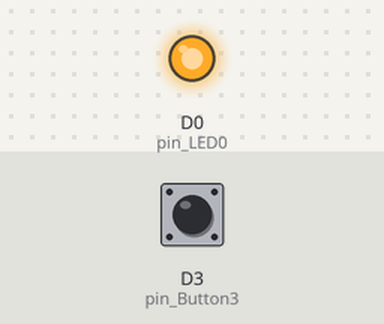
A sketch run on a simulated ESP8266 (NodeMCU). Parts: output pins drawn as LEDs (lit = HIGH). The inputs (shaded band) are chosen by the test bench; at power-on: D3 (pin_Button3) LOW.

Above: at 1.2 s.
1.3 s: D3 (pin_Button3) pulled HIGH for 0.15 s
At 2.1 s:
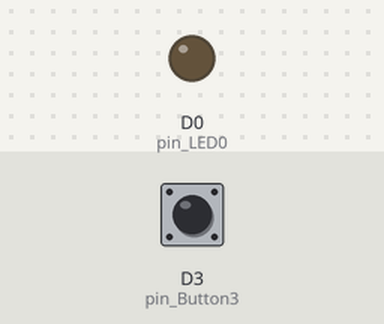
2.9 s: D3 (pin_Button3) pulled HIGH for 1 s
At 4.5 s:
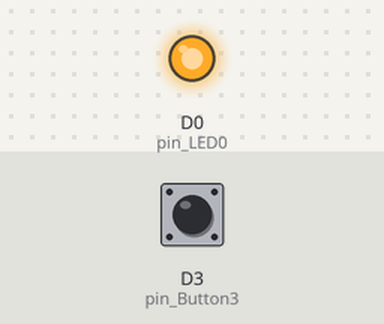
5.4 s: D3 (pin_Button3) pulled HIGH for 3.2 s
At 9.3 s:
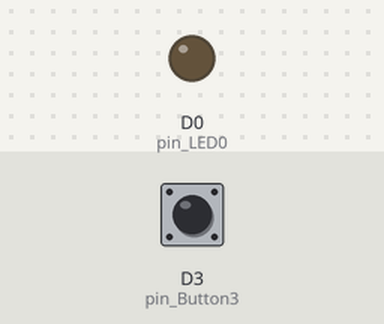
Timing chart, 0 to 10.8 s (numbered marks = the images above; inputs shaded):
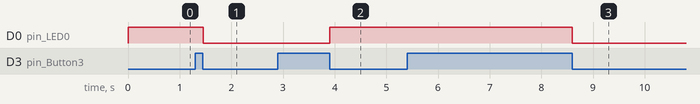

The sketch:

Led_Button4_8266.ino
```cpp
//  Example 4.4 - Led_Button4_8266.ino
//  Using a button switch as a toggle switch to turn an LED on or off
//  with a simple debounce

// Define the pins being used
int pin_LED0 = D0;
int pin_Button3 = D3;

// new and old switch states
boolean oldButton3State = HIGH;
boolean newButton3State1 = HIGH;
boolean newButton3State2 = HIGH;
boolean newButton3State3 = HIGH;

// LED0 state
boolean LED0state = LOW;

void setup()
{
    pinMode(pin_LED0, OUTPUT);
    digitalWrite(pin_LED0,LOW);
    pinMode(pin_Button3, INPUT);
}

void loop()
{
    newButton3State1 = digitalRead(pin_Button3);
    delay(1);
    newButton3State2 = digitalRead(pin_Button3);
    delay(1);
    newButton3State3 = digitalRead(pin_Button3);

    // if all 3 values are the same we can continue
    if (  (newButton3State1==newButton3State2) && (newButton3State1==newButton3State3) )
    {

        if ( newButton3State1 != oldButton3State )
        {

           // has the button switch been closed?
           if ( newButton3State1 == LOW )
           {
               if ( LED0state == LOW )
               {
                  digitalWrite(pin_LED0, HIGH);
                  LED0state = HIGH;
               }
               else
               {
                  digitalWrite(pin_LED0, LOW);
                  LED0state = LOW;
               }
           }
           oldButton3State = newButton3State1;
        }
    }
}
```

Measured:
- after the input at 1.3 s, D0 (pin_LED0): HIGH → LOW after 0.15 s
- after the input at 2.9 s, D0 (pin_LED0): LOW → HIGH after 1.0 s
- after the input at 5.4 s, D0 (pin_LED0): HIGH → LOW after 3.2 s
